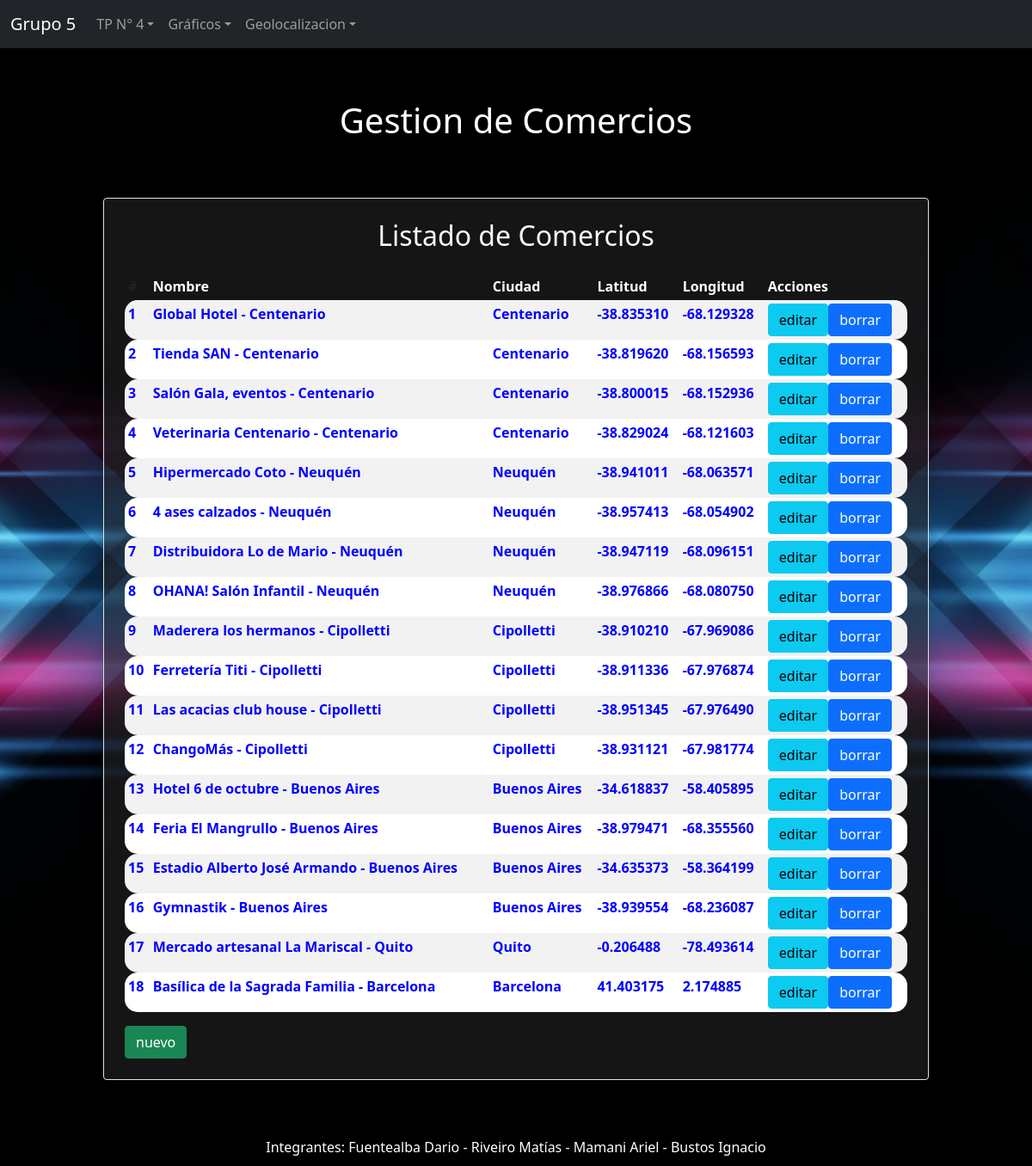
Screenshot of /Vista/comercio/index.php with the database file from the repository.
### tables this page shows
CREATE TABLE comercio (
  com_id int(6) NOT NULL PRIMARY KEY,
  com_nombre varchar(50),
  ciu_id int(3),
  latitud DECIMAL(9,6),
  longitud DECIMAL(9,6)
);

CREATE TABLE ciudad (
  ciu_id int(3) NOT NULL PRIMARY KEY,
  ciu_nombre varchar(30) NOT NULL
);

### Vista/comercio/accion.php (called while the page is built, shortened)
<?php
$titulo = " Gestion de Comercios";
include_once("../Estructura/header.php");
$objTrans = new AbmComercio();
if (isset($datos['accion'])){
    if($datos['accion']=='listar'){
        $lista = $objTrans->buscar(null);
}
}
?>

### Util/funciones.php (called while the page is built, shortened)
<?php
spl_autoload_register(function ($class_name){
    $directorys = array(
        $GLOBALS['ROOT'].'Modelo/',
        $GLOBALS['ROOT'].'Modelo/Conector/',
        $GLOBALS['ROOT'].'Control/'
        );
});
?>

### Modelo/Conector/BaseDatos.php (called while the page is built, shortened)
<?php
class BaseDatos extends PDO {
  	private $conec;
  	private $indice;
  	private $resultado;
    public function __construct(){
        $this->indice =0;
        try {
           $this->conec=true;
        }catch (PDOException $e) {
            $this->sql = $e->getMessage();
            $this->conec=false;
        }
    }
    public function Iniciar(){
        return $this->getConec();
    }
    public function getConec(){
        return $this->conec;
    }
    public function setSQL($e){
        return "\n".$this->sql = $e;
    }
    public function Ejecutar($sql){
        if ( stristr($sql,"select")){
            $resp =  $this->EjecutarSelect($sql);
        }
        return $resp;
   }
   private function EjecutarSelect($sql){
       $cant = -1;
       $resultado=parent::query($sql);
       if(!$resultado){
           $this->analizarDebug();
       }else {
          $arregloResult = $resultado->fetchAll();
          $cant = count($arregloResult);
       }
       return $cant;
   }
   public function Registro() {
       $filaActual = false;
       $indiceActual = $this->getIndice();
       if ($indiceActual>=0) {
           $filas = $this->getResultado();
           if($indiceActual<count($filas)){
               $filaActual =  $filas[$indiceActual];
           }else {
               $this->setIndice(-1);
           }
       }
       return $filaActual;
   }
   private function setIndice ($valor){
       $this->indice = $valor;
   }
   private function getIndice (){
       return $this->indice;
   }
   private function setResultado($valor){
       $this->resultado = $valor;
   }
   private function getResultado(){
      return $this->resultado;
   }
}

### Modelo/Comercio.php (called while the page is built, shortened)
<?php
class Comercio {
    private $id;
    private $nombre;
    private $objCiudad;
    private $latitud;
    private $longitud;
    public function __construct(){
        $this->id = "";
        $this->nombre = "";
        $this->objCiudad = new Ciudad();
        $this->latitud = "";
        $this->longitud = "";
    }
    public function getid(){
        return $this->id;
    }
    public function setid($valor){
        $this->id = $valor;
    }
    public function getnombre(){
        return $this->nombre;
    }
    public function setNombre($valor){
        $this->nombre = $valor;
    }
    public function getobjCiudad(){
        return $this->objCiudad;
    }
    public function setobjCiudad($obj){
        $this->objCiudad = $obj;
    }
    public function getLatitud(){
        return $this->latitud;
    }
    public function setLatitud($valor){
        $this->latitud = $valor;
    }
    public function getLongitud(){
        return $this->longitud;
    }
    public function setLongitud($valor){
        $this->longitud = $valor;
    }
    public static function listar($parametro=""){
        $arreglo = array();
        $base = new BaseDatos();
        $sql = "SELECT * FROM comercio ";
        if ($parametro != "") {
            $sql .= " WHERE " .$parametro;
        }
        $res = $base->Ejecutar($sql);
        if($res > -1){
            if($res > 0){
                while ($row = $base->Registro()){
                    $obj = new Comercio();
                    $objCiudad = new Ciudad();
                    $objCiudad->setid( $row['ciu_id']);
                    $objCiudad->buscar($row['ciu_id']);
                    $obj->setear($row['com_id'], $row['com_nombre'], $objCiudad, $row['latitud'], $row['longitud']);
                    array_push($arreglo, $obj);
                }
            }
        }else{
            self::setmensajeoperacion("Comercio->listar: ".$base->getError());
        }
        return $arreglo;
    }
}
?>

### Control/AbmComercio.php (called while the page is built, shortened)
<?php
class AbmComercio{
    public function buscar($param){
        $where = " true ";
        $arreglo = Comercio::listar($where);
        return $arreglo;
    }
}
?>

### Modelo/Ciudad.php (called while the page is built, shortened)
<?php
class Ciudad {
    private $ciu_nombre;
    public function __construct(){
        $this->ciu_nombre = "";
    }
    public function getNombre(){
        return $this->ciu_nombre;
    }
    public function setNombre($valor){
        $this->ciu_nombre = $valor;
    }
    public function buscar($ciu_id){
        $base = new BaseDatos();
        $exito = false;
        $sql = "Select * from ciudad where ciu_id = " . $ciu_id;
        if($base ->Iniciar()){
            if($base->Ejecutar($sql)){
                if($row = $base->Registro()){
                    $exito = true;
                }
            }
        }
        return $exito;
    }
}
?>

### Vista/comercio/index.php (the view, shortened to what this page needs)
<?php
include_once("../Estructura/header.php");
include_once("accion.php");
?>
<div class="divtitulo">
    <h1><?php echo $titulo;?></h1>
</div>
<div class="container_auto mt-3 mt-5 p-4 border rounded shadow text-light">
<div class="text-center mb-4">
    <h2>Listado de Comercios</h2>
</div>
    <div class="table-responsive">
        <table class="table table-striped table-sm">
            <thead>
            <tr>
                <th scope="col">#</th>
                <th class="text-white" scope="col">Nombre</th>
                <th class="text-white" scope="col">Ciudad</th>
                <th class="text-white" scope="col">Latitud</th>
                <th class="text-white" scope="col">Longitud</th>
                <th class="text-white" scope="col">Acciones</th>
            </tr>
            </thead>
            <tbody>
    <?php
    if(count($lista)>0){
        foreach ($lista as $comercio){
            echo '<tr><td>'.$comercio->getid().'</td>';
            echo '<td>'.$comercio->getNombre().'</td>';
            echo '<td>'.$comercio->getobjCiudad()->getNombre().'</td>';
            echo '<td>'.$comercio->getLatitud().'</td>';
            echo '<td>'.$comercio->getLongitud().'</td>';
            echo '<td><a class="btn btn-info" role="button" href="editar.php?accion=editar&com_id='.$comercio->getid().'">editar</a>';
            echo '<a class="btn btn-primary" role="button" href="editar.php?accion=borrar&com_id='.$comercio->getid().'">borrar</a></td></tr>';
        }
    }
    ?>
            </tbody>
        </table>
    </div>
    <div class="row float-right">
        <div class="col-md-12 float-right">
            <a class="btn btn-success" role="button" href="editar.php?accion=nuevo">nuevo</a>
        </div>
    </div>
</div>
<?php
include_once("../Estructura/footer.php");
?>

### Vista/css/estilos.css (style rules this page uses)
body { padding-bottom: 100px; background-image: url(../../Archivos/flechas.jpg); background-size: cover; background-repeat: no-repeat; background-position: center; }
.container_auto, .container_persona { color: white; font-weight: bold; margin-top: 5px; width: 80%; margin-left: 10%; padding: 5px; text-align: justify; background-color: rgba(42, 42, 44, 0.5); border-radius: 15px; }
.table-striped tbody tr td:first-child { border-top-left-radius: 15px; border-bottom-left-radius: 15px; overflow: hidden; }
.table-striped tbody tr td:last-child { border-top-right-radius: 15px; border-bottom-right-radius: 15px; overflow: hidden; }
.table-striped { border-collapse: separate; border-spacing: 0; }
.table-striped td { border: none; }
.table-striped th { border: none; }
.table-striped tbody tr { color: blue; }
.table-striped tbody tr:nth-of-type(odd) { background-color: white; color: blue; }
.table-striped tbody tr:nth-of-type(even) { background-color: white; color: blue; }
.divtitulo { background-color: transparent; color: white; font-weight: bold; width: 100%; margin: 0; padding: 10px; padding-top: 5%; text-align: center; box-sizing: border-box; }

### rows the page displays
comercio: com_id "1", com_nombre "Global Hotel - Centenario", ciu.ciu_nombre "Centenario", latitud "-38.835310", longitud "-68.129328"
comercio: com_id "2", com_nombre "Tienda SAN - Centenario", ciu.ciu_nombre "Centenario", latitud "-38.819620", longitud "-68.156593"
comercio: com_id "3", com_nombre "Salón Gala, eventos - Centenario", ciu.ciu_nombre "Centenario", latitud "-38.800015", longitud "-68.152936"
comercio: com_id "4", com_nombre "Veterinaria Centenario - Centenario", ciu.ciu_nombre "Centenario", latitud "-38.829024", longitud "-68.121603"
comercio: com_id "5", com_nombre "Hipermercado Coto - Neuquén", ciu.ciu_nombre "Neuquén", latitud "-38.941011", longitud "-68.063571"
comercio: com_id "6", com_nombre "4 ases calzados - Neuquén", ciu.ciu_nombre "Neuquén", latitud "-38.957413", longitud "-68.054902"
comercio: com_id "7", com_nombre "Distribuidora Lo de Mario - Neuquén", ciu.ciu_nombre "Neuquén", latitud "-38.947119", longitud "-68.096151"
comercio: com_id "8", com_nombre "OHANA! Salón Infantil - Neuquén", ciu.ciu_nombre "Neuquén", latitud "-38.976866", longitud "-68.080750"
comercio: com_id "9", com_nombre "Maderera los hermanos - Cipolletti", ciu.ciu_nombre "Cipolletti", latitud "-38.910210", longitud "-67.969086"
comercio: com_id "10", com_nombre "Ferretería Titi - Cipolletti", ciu.ciu_nombre "Cipolletti", latitud "-38.911336", longitud "-67.976874"
comercio: com_id "11", com_nombre "Las acacias club house - Cipolletti", ciu.ciu_nombre "Cipolletti", latitud "-38.951345", longitud "-67.976490"
comercio: com_id "12", com_nombre "ChangoMás - Cipolletti", ciu.ciu_nombre "Cipolletti", latitud "-38.931121", longitud "-67.981774"
comercio: com_id "13", com_nombre "Hotel 6 de octubre - Buenos Aires", ciu.ciu_nombre "Buenos Aires", latitud "-34.618837", longitud "-58.405895"
comercio: com_id "14", com_nombre "Feria El Mangrullo - Buenos Aires", ciu.ciu_nombre "Buenos Aires", latitud "-38.979471", longitud "-68.355560"
comercio: com_id "15", com_nombre "Estadio Alberto José Armando - Buenos Aires", ciu.ciu_nombre "Buenos Aires", latitud "-34.635373", longitud "-58.364199"
comercio: com_id "16", com_nombre "Gymnastik - Buenos Aires", ciu.ciu_nombre "Buenos Aires", latitud "-38.939554", longitud "-68.236087"
comercio: com_id "17", com_nombre "Mercado artesanal La Mariscal - Quito", ciu.ciu_nombre "Quito", latitud "-0.206488", longitud "-78.493614"
comercio: com_id "18", com_nombre "Basílica de la Sagrada Familia - Barcelona", ciu.ciu_nombre "Barcelona", latitud "41.403175", longitud "2.174885"

### other values shown
$titulo "Gestion de Comercios"
